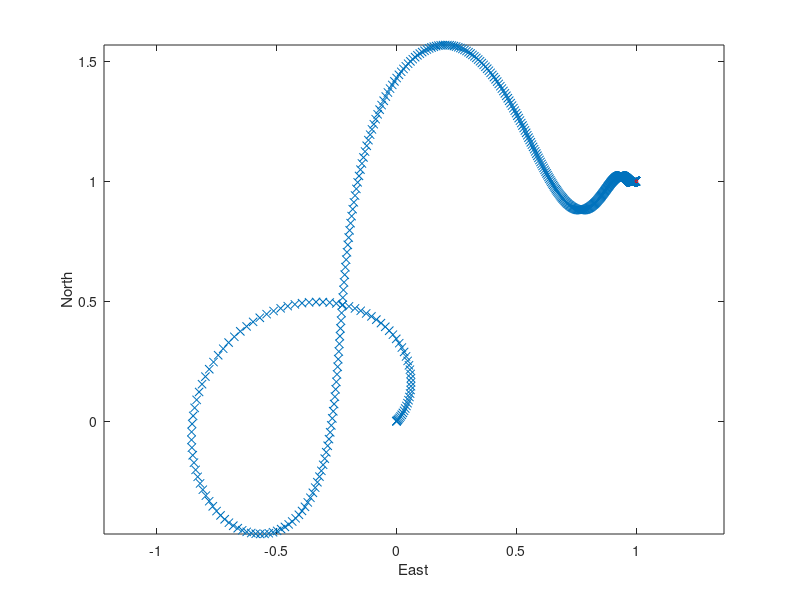
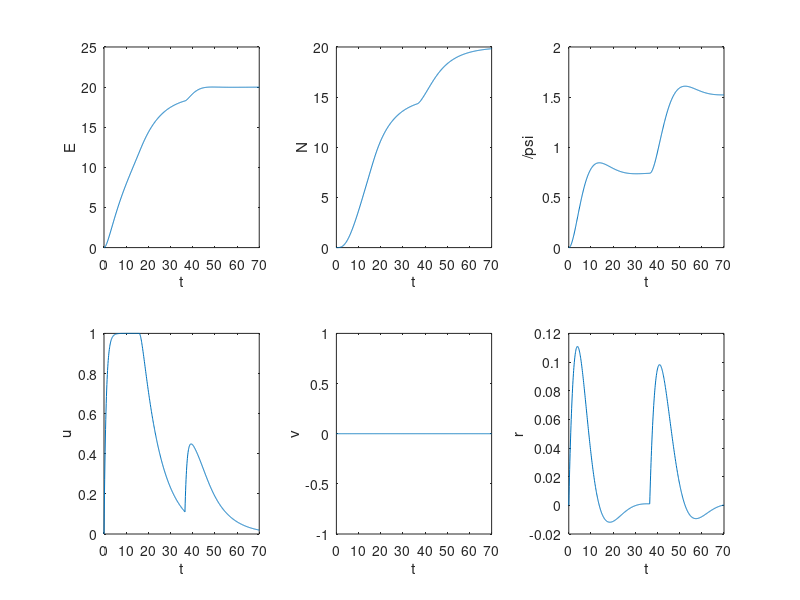
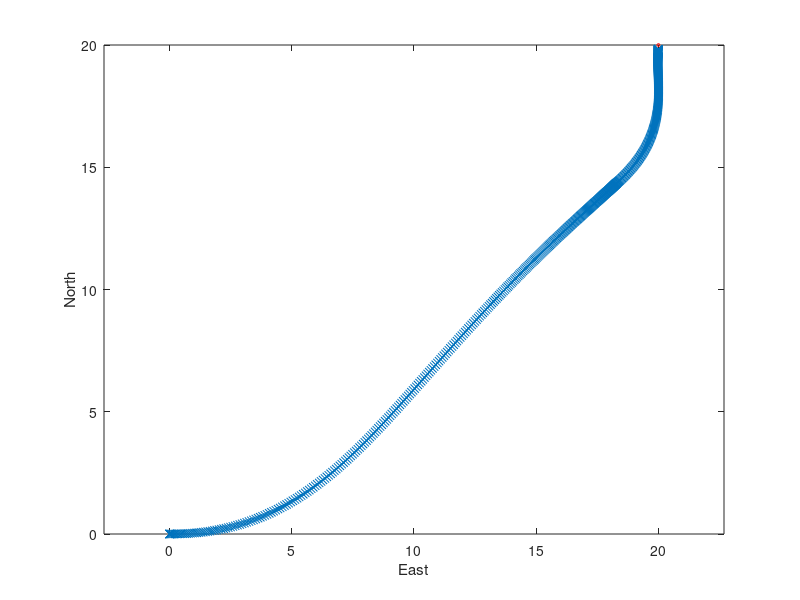

Here is the MATLAB script that generated these plots, in order:
%mit_hovercraft.m
%
%Script to recreate the hovercraft solutions from MIT's 2.017
%https://ocw.mit.edu/courses/mechanical-engineering/2-017j-design-of-electromechanical-robotic-systems-fall-2009/assignments/MIT2_017JF09_p29.pdf
%
%A Trimble (atrimble@hawaii.edu)
%2021.11.12

%% PREPARE WORKSPACE
clear
clc

%% INPUTS
x0 = [0 0 0 0 0 0]';
xd = [1 1 pi 0 0 0]';
xd2 = [20 20 pi/2 1 0 0]';
kp = [0.1 0.1 0.1]';
kd = [0 0.3 0.4]';

xdint = [19 15 0 0 0 0]';
dtol  = 1;
flag = 1;

M = eye(3);
Minv = inv(M);

D = [1 0 0;...
      0 0 0;...
      0 0 0];

%% SIMULATION SETUP
t_span = [0,70];
dt = 0.1;

t = t_span(1):dt:t_span(end);
N = length(t);
x = zeros(6,N);
x(:,1) = x0;

x2 = zeros(6,N);
x2(:,1) = x0;

%% CALCULATIONS
%Case 1
for i = 2:N
    eta_i = x(1:3,i-1);
    nu_i = x(4:6,i-1);
    
    e_enu_i = eta_i-xd(1:3);
    
    psi = eta_i(3);
    
    R = [cos(psi) -sin(psi) 0;...
         sin(psi)  cos(psi) 0;...
         0         0        1];
    
    e_b_i = R*e_enu_i;
    
    tau = -diag(kp)*e_b_i-diag(kd)*nu_i;
    
    nu = nu_i + dt*Minv*(tau - D*nu_i);
    eta = eta_i + dt*R*nu_i;
    
    x(:,i) = [eta;nu]; 
end

%Case 2
for i = 2:N
    %Find the current state
    eta_i = x2(1:3,i-1);
    nu_i = x2(4:6,i-1);
    %Find the current transfer function   
    psi = eta_i(3);
    R = [cos(psi) -sin(psi) 0;...
         sin(psi)  cos(psi) 0;...
         0         0        1];
    %Set current target point
    if flag == 0
        target = xd2(1:3);
    elseif flag == 1
        target = xdint(1:3);
    end
    %Find the vector from the body coordinate system to the current 
    %target point.
    eta_tf_f = target;
    eta_bf_f = eta_i;
    eta_tb_f = eta_tf_f-eta_bf_f;
    eta_tb_b = R'*eta_tb_f;
    %Set flag based on distance
    d = sqrt(eta_tb_b(1)^2+eta_tb_b(2)^2);
    if d < dtol
        flag = 0;
    end
  
    %Find the error terms for control
    e_u = eta_tb_b(1);
    beta = atan2(eta_tb_b(2),eta_tb_b(1));
    %Apply the control law
    Fu = kp(1)*e_u-kd(1)*nu_i(1);
    if Fu>1
        Fu = 1;
    elseif Fu<-1
        Fu = -1;
    end
    M = kp(3)*beta-kd(3)*nu_i(3);
    
    tau = [Fu 0 M]';
    
    nu = nu_i + dt*Minv*(tau - D*nu_i);
    eta = eta_i + dt*R*nu_i;
    
    x2(:,i) = [eta;nu]; 
end

%% OUTPUTS
figure(1); clf;

plot(x(1,:),x(2,:),'x');
xlabel('East');
ylabel('North');
axis equal;

hold on;
plot(xd(1),xd(2),'or','markersize',2);

figure(2); clf;

ylabels = {'E','N','/psi','u','v','r'};

for i = 1:6
    subplot(2,3,i);
    plot(t,x(i,:));
    xlabel('t');
    ylabel(ylabels{i});
end

figure(3); clf;

plot(x2(1,:),x2(2,:),'x');
xlabel('East');
ylabel('North');
axis equal;

hold on;
plot(xd2(1),xd2(2),'or','markersize',2);

figure(2); clf;

ylabels = {'E','N','/psi','u','v','r'};

for i = 1:6
    subplot(2,3,i);
    plot(t,x2(i,:));
    xlabel('t');
    ylabel(ylabels{i});
end
